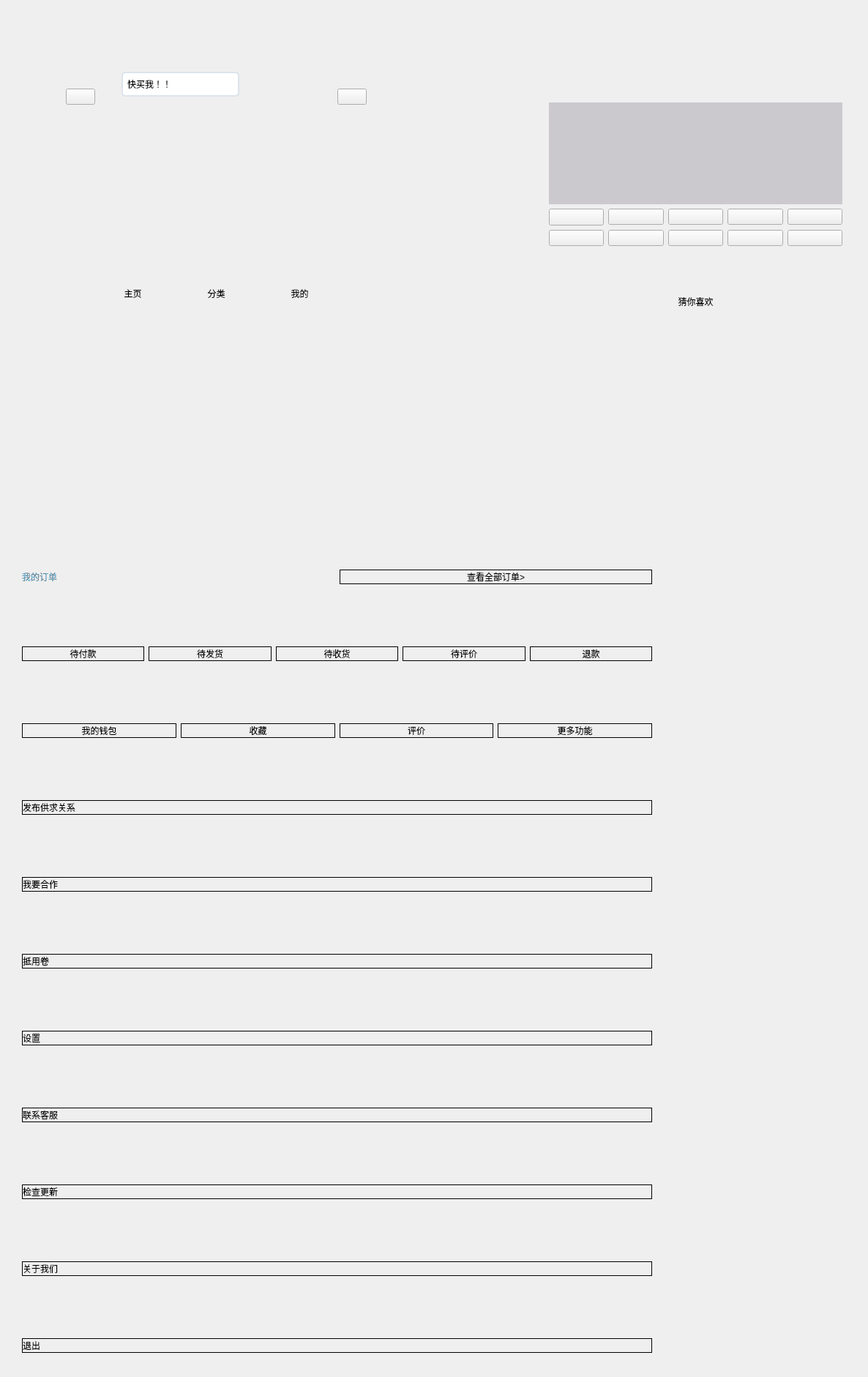
<?xml version="1.0" encoding="UTF-8"?>
<ui version="4.0">
 <class>Interface</class>
 <widget class="QWidget" name="Interface">
  <property name="geometry">
   <rect>
    <x>0</x>
    <y>0</y>
    <width>1186</width>
    <height>1881</height>
   </rect>
  </property>
  <property name="windowTitle">
   <string>Form</string>
  </property>
  <property name="styleSheet">
   <string notr="true">
QScrollBar:vertical {
      border: none;
 	  background-color: rgba(255, 255, 255);
      width: 4px;
      margin: 0px 0 0px 0;
  }
  QScrollBar::handle:vertical {
	 border: none;
     border-radius:2px;
      background: rgba(154, 154, 154, 150);
      min-height: 15px;
  }
QScrollBar::sub-line:vertical {
      border: none;
      height: 0px;
      subcontrol-position: top;
      subcontrol-origin: margin;
  }
QScrollBar::add-line:vertical {
      border: none;
      height: 0px;
      subcontrol-position: bottom;
      subcontrol-origin: margin;
  }
  QScrollBar::up-arrow:vertical, QScrollBar::down-arrow:vertical {
	border:none;
      width: 0px;
      height: 0px;
  }
  QScrollBar::add-page:vertical, QScrollBar::sub-page:vertical {
      background: none;
  }

</string>
  </property>
  <widget class="QWidget" name="verticalLayoutWidget">
   <property name="geometry">
    <rect>
     <x>90</x>
     <y>50</y>
     <width>411</width>
     <height>361</height>
    </rect>
   </property>
   <layout class="QVBoxLayout" name="verticalLayout">
    <item>
     <layout class="QHBoxLayout" name="horizontalLayout_9">
      <item>
       <widget class="QPushButton" name="Logo">
        <property name="styleSheet">
         <string notr="true">border-image: url(:/ICON/picture/lianxiren.ico);</string>
        </property>
        <property name="text">
         <string/>
        </property>
       </widget>
      </item>
      <item>
       <widget class="QStackedWidget" name="ChangHeadStackWidget">
        <property name="currentIndex">
         <number>0</number>
        </property>
        <widget class="QWidget" name="SearchHead">
         <widget class="QWidget" name="horizontalLayoutWidget_4">
          <property name="geometry">
           <rect>
            <x>30</x>
            <y>0</y>
            <width>161</width>
            <height>131</height>
           </rect>
          </property>
          <layout class="QHBoxLayout" name="horizontalLayout_7">
           <item>
            <widget class="QPushButton" name="SearchBt">
             <property name="focusPolicy">
              <enum>Qt::NoFocus</enum>
             </property>
             <property name="styleSheet">
              <string notr="true">border-style:none;padding:6px;border-radius:5px;border:2px solid #DCE4EC;
text-align:left;
background-color: rgb(255, 255, 255);
</string>
             </property>
             <property name="text">
              <string>快买我！！</string>
             </property>
            </widget>
           </item>
          </layout>
         </widget>
        </widget>
        <widget class="QWidget" name="LabelStackWidget">
         <widget class="QWidget" name="verticalLayoutWidget_4">
          <property name="geometry">
           <rect>
            <x>20</x>
            <y>10</y>
            <width>160</width>
            <height>41</height>
           </rect>
          </property>
          <layout class="QVBoxLayout" name="verticalLayout_7">
           <item>
            <widget class="QLabel" name="label_4">
             <property name="styleSheet">
              <string notr="true">font: 75 14pt &quot;Segoe Print&quot;;</string>
             </property>
             <property name="text">
              <string>生活近距离</string>
             </property>
             <property name="alignment">
              <set>Qt::AlignCenter</set>
             </property>
            </widget>
           </item>
          </layout>
         </widget>
        </widget>
       </widget>
      </item>
      <item>
       <widget class="QPushButton" name="Other">
        <property name="styleSheet">
         <string notr="true">border-image: url(:/ICON/picture/xiaoxi.ico);</string>
        </property>
        <property name="text">
         <string/>
        </property>
       </widget>
      </item>
     </layout>
    </item>
    <item>
     <layout class="QVBoxLayout" name="verticalLayout_4">
      <item>
       <widget class="QStackedWidget" name="stackedWidget">
        <property name="styleSheet">
         <string notr="true"/>
        </property>
        <property name="currentIndex">
         <number>0</number>
        </property>
        <widget class="QWidget" name="page">
         <property name="styleSheet">
          <string notr="true"/>
         </property>
        </widget>
        <widget class="QWidget" name="page_2"/>
        <widget class="QWidget" name="page_3">
         <widget class="QWidget" name="horizontalLayoutWidget_3">
          <property name="geometry">
           <rect>
            <x>40</x>
            <y>20</y>
            <width>321</width>
            <height>391</height>
           </rect>
          </property>
          <layout class="QHBoxLayout" name="horizontalLayout_3">
           <item>
            <layout class="QVBoxLayout" name="verticalLayout_6">
             <item>
              <widget class="QPushButton" name="pushButton_9">
               <property name="text">
                <string>农业类</string>
               </property>
              </widget>
             </item>
             <item>
              <widget class="QPushButton" name="pushButton_14">
               <property name="text">
                <string>兼职</string>
               </property>
              </widget>
             </item>
             <item>
              <widget class="QPushButton" name="pushButton_8">
               <property name="text">
                <string>物品交换</string>
               </property>
              </widget>
             </item>
             <item>
              <widget class="QPushButton" name="pushButton_15">
               <property name="text">
                <string>服装</string>
               </property>
              </widget>
             </item>
            </layout>
           </item>
           <item>
            <widget class="QStackedWidget" name="stackedWidget_2">
             <property name="currentIndex">
              <number>0</number>
             </property>
             <widget class="QWidget" name="page_4">
              <widget class="QWidget" name="gridLayoutWidget_2">
               <property name="geometry">
                <rect>
                 <x>40</x>
                 <y>50</y>
                 <width>322</width>
                 <height>281</height>
                </rect>
               </property>
               <layout class="QGridLayout" name="gridLayout_2">
                <item row="1" column="0" colspan="2">
                 <layout class="QHBoxLayout" name="horizontalLayout_4">
                  <item>
                   <widget class="QPushButton" name="pushButton_16">
                    <property name="text">
                     <string>菠菜</string>
                    </property>
                   </widget>
                  </item>
                  <item>
                   <widget class="QPushButton" name="pushButton_17">
                    <property name="text">
                     <string>玉米</string>
                    </property>
                   </widget>
                  </item>
                  <item>
                   <widget class="QPushButton" name="pushButton_18">
                    <property name="text">
                     <string>红薯</string>
                    </property>
                   </widget>
                  </item>
                 </layout>
                </item>
                <item row="3" column="0" colspan="2">
                 <layout class="QGridLayout" name="gridLayout_3">
                  <item row="0" column="0">
                   <widget class="QPushButton" name="pushButton_19">
                    <property name="text">
                     <string>PushButton</string>
                    </property>
                   </widget>
                  </item>
                  <item row="0" column="1">
                   <widget class="QPushButton" name="pushButton_20">
                    <property name="text">
                     <string>PushButton</string>
                    </property>
                   </widget>
                  </item>
                  <item row="1" column="2">
                   <widget class="QPushButton" name="pushButton_24">
                    <property name="text">
                     <string>PushButton</string>
                    </property>
                   </widget>
                  </item>
                  <item row="1" column="1">
                   <widget class="QPushButton" name="pushButton_23">
                    <property name="text">
                     <string>PushButton</string>
                    </property>
                   </widget>
                  </item>
                  <item row="1" column="0">
                   <widget class="QPushButton" name="pushButton_22">
                    <property name="text">
                     <string>PushButton</string>
                    </property>
                   </widget>
                  </item>
                  <item row="2" column="0">
                   <widget class="QPushButton" name="pushButton_25">
                    <property name="text">
                     <string>PushButton</string>
                    </property>
                   </widget>
                  </item>
                  <item row="0" column="2">
                   <widget class="QPushButton" name="pushButton_21">
                    <property name="text">
                     <string>PushButton</string>
                    </property>
                   </widget>
                  </item>
                  <item row="2" column="2">
                   <widget class="QPushButton" name="pushButton_27">
                    <property name="text">
                     <string>PushButton</string>
                    </property>
                   </widget>
                  </item>
                  <item row="2" column="1">
                   <widget class="QPushButton" name="pushButton_26">
                    <property name="text">
                     <string>PushButton</string>
                    </property>
                   </widget>
                  </item>
                  <item row="0" column="3">
                   <widget class="QPushButton" name="pushButton_28">
                    <property name="text">
                     <string>PushButton</string>
                    </property>
                   </widget>
                  </item>
                  <item row="1" column="3">
                   <widget class="QPushButton" name="pushButton_29">
                    <property name="text">
                     <string>PushButton</string>
                    </property>
                   </widget>
                  </item>
                  <item row="2" column="3">
                   <widget class="QPushButton" name="pushButton_30">
                    <property name="text">
                     <string>PushButton</string>
                    </property>
                   </widget>
                  </item>
                 </layout>
                </item>
                <item row="2" column="0">
                 <widget class="QLabel" name="label_6">
                  <property name="text">
                   <string>热门分类：</string>
                  </property>
                 </widget>
                </item>
                <item row="2" column="1">
                 <widget class="QPushButton" name="pushButton_31">
                  <property name="styleSheet">
                   <string notr="true">border:none;</string>
                  </property>
                  <property name="text">
                   <string>排行榜&gt;</string>
                  </property>
                 </widget>
                </item>
                <item row="0" column="0" colspan="2">
                 <widget class="QLabel" name="label">
                  <property name="text">
                   <string>今日新鲜：</string>
                  </property>
                 </widget>
                </item>
               </layout>
              </widget>
             </widget>
             <widget class="QWidget" name="page_5"/>
             <widget class="QWidget" name="page_6"/>
             <widget class="QWidget" name="page_7"/>
            </widget>
           </item>
          </layout>
         </widget>
        </widget>
        <widget class="QWidget" name="page_8"/>
       </widget>
      </item>
     </layout>
    </item>
    <item>
     <layout class="QHBoxLayout" name="horizontalLayout">
      <item>
       <widget class="QToolButton" name="homePageBt">
        <property name="styleSheet">
         <string notr="true">border:none;
</string>
        </property>
        <property name="text">
         <string>主页</string>
        </property>
        <property name="icon">
         <iconset resource="nidaye.qrc">
          <normaloff>:/ICON/picture/home_128px_1149880_easyicon.net.ico</normaloff>:/ICON/picture/home_128px_1149880_easyicon.net.ico</iconset>
        </property>
        <property name="toolButtonStyle">
         <enum>Qt::ToolButtonTextUnderIcon</enum>
        </property>
       </widget>
      </item>
      <item>
       <widget class="QToolButton" name="recommendBt">
        <property name="styleSheet">
         <string notr="true">border:none;</string>
        </property>
        <property name="text">
         <string>分类</string>
        </property>
        <property name="icon">
         <iconset resource="nidaye.qrc">
          <normaloff>:/ICON/picture/good_128px_1150043_easyicon.net.ico</normaloff>:/ICON/picture/good_128px_1150043_easyicon.net.ico</iconset>
        </property>
        <property name="toolButtonStyle">
         <enum>Qt::ToolButtonTextUnderIcon</enum>
        </property>
       </widget>
      </item>
      <item>
       <widget class="QToolButton" name="MeBt">
        <property name="styleSheet">
         <string notr="true">border:none;</string>
        </property>
        <property name="text">
         <string>我的</string>
        </property>
        <property name="icon">
         <iconset resource="nidaye.qrc">
          <normaloff>:/ICON/picture/person_people_128px_1189669_easyicon.net.ico</normaloff>:/ICON/picture/person_people_128px_1189669_easyicon.net.ico</iconset>
        </property>
        <property name="toolButtonStyle">
         <enum>Qt::ToolButtonTextUnderIcon</enum>
        </property>
       </widget>
      </item>
     </layout>
    </item>
   </layout>
  </widget>
  <widget class="QWidget" name="verticalLayoutWidget_2">
   <property name="geometry">
    <rect>
     <x>550</x>
     <y>70</y>
     <width>61</width>
     <height>31</height>
    </rect>
   </property>
   <layout class="QVBoxLayout" name="verticalLayout_5"/>
  </widget>
  <widget class="QWidget" name="widget_3" native="true">
   <property name="geometry">
    <rect>
     <x>570</x>
     <y>120</y>
     <width>51</width>
     <height>51</height>
    </rect>
   </property>
  </widget>
  <widget class="QWidget" name="gridLayoutWidget">
   <property name="geometry">
    <rect>
     <x>750</x>
     <y>140</y>
     <width>401</width>
     <height>341</height>
    </rect>
   </property>
   <layout class="QGridLayout" name="gridLayout">
    <item row="2" column="1">
     <widget class="QPushButton" name="pushButton_4">
      <property name="styleSheet">
       <string notr="true">border-image: url(:/sucai/entertainment_solitaire_72px_547694_easyicon.net.ico);</string>
      </property>
      <property name="text">
       <string/>
      </property>
     </widget>
    </item>
    <item row="1" column="4">
     <widget class="QPushButton" name="pushButton_12">
      <property name="styleSheet">
       <string notr="true">border-image: url(:/sucai/Stop_Thinking_About_Her_128px_1073132_easyicon.net.ico);</string>
      </property>
      <property name="text">
       <string/>
      </property>
     </widget>
    </item>
    <item row="2" column="0">
     <widget class="QPushButton" name="pushButton_10">
      <property name="styleSheet">
       <string notr="true">border-image: url(:/sucai/contacts_128px_1202898_easyicon.net.ico);</string>
      </property>
      <property name="text">
       <string/>
      </property>
     </widget>
    </item>
    <item row="1" column="0">
     <widget class="QPushButton" name="pushButton_3">
      <property name="minimumSize">
       <size>
        <width>0</width>
        <height>23</height>
       </size>
      </property>
      <property name="styleSheet">
       <string notr="true">border-image: url(:/sucai/Fruits_Vegetables_128px_1139668_easyicon.net.ico);</string>
      </property>
      <property name="text">
       <string/>
      </property>
     </widget>
    </item>
    <item row="1" column="2">
     <widget class="QPushButton" name="pushButton_5">
      <property name="styleSheet">
       <string notr="true">border-image: url(:/sucai/exchange_128px_1157188_easyicon.net.ico);</string>
      </property>
      <property name="text">
       <string/>
      </property>
     </widget>
    </item>
    <item row="2" column="3">
     <widget class="QPushButton" name="pushButton_11">
      <property name="styleSheet">
       <string notr="true">border-image: url(:/sucai/scenery_128px_1155521_easyicon.net.ico);</string>
      </property>
      <property name="text">
       <string/>
      </property>
     </widget>
    </item>
    <item row="2" column="2">
     <widget class="QPushButton" name="pushButton_7">
      <property name="styleSheet">
       <string notr="true">border-image: url(:/sucai/paperfly_fly_128px_1140542_easyicon.net.ico);</string>
      </property>
      <property name="text">
       <string/>
      </property>
     </widget>
    </item>
    <item row="1" column="1">
     <widget class="QPushButton" name="pushButton_2">
      <property name="styleSheet">
       <string notr="true">border-image: url(:/sucai/job_128px_1192443_easyicon.net.ico);</string>
      </property>
      <property name="text">
       <string/>
      </property>
     </widget>
    </item>
    <item row="2" column="4">
     <widget class="QPushButton" name="pushButton_13">
      <property name="styleSheet">
       <string notr="true">border-image: url(:/sucai/more_128px_1181411_easyicon.net.ico);</string>
      </property>
      <property name="text">
       <string/>
      </property>
     </widget>
    </item>
    <item row="1" column="3">
     <widget class="QPushButton" name="pushButton_6">
      <property name="styleSheet">
       <string notr="true">border-image: url(:/sucai/Study_128px_1185819_easyicon.net.ico);</string>
      </property>
      <property name="text">
       <string/>
      </property>
     </widget>
    </item>
    <item row="3" column="0" colspan="5">
     <widget class="QLabel" name="label_2">
      <property name="text">
       <string>猜你喜欢</string>
      </property>
      <property name="alignment">
       <set>Qt::AlignCenter</set>
      </property>
     </widget>
    </item>
    <item row="0" column="0" colspan="5">
     <widget class="QWidget" name="widget_Stackedwidget" native="true">
      <property name="styleSheet">
       <string notr="true">background-color: rgb(203, 201, 206);
</string>
      </property>
      <widget class="QWidget" name="verticalLayoutWidget_5">
       <property name="geometry">
        <rect>
         <x>40</x>
         <y>30</y>
         <width>331</width>
         <height>91</height>
        </rect>
       </property>
       <layout class="QVBoxLayout" name="verticalLayout_8">
        <item>
         <widget class="QStackedWidget" name="stackedWidget_3">
          <property name="styleSheet">
           <string notr="true"/>
          </property>
          <property name="currentIndex">
           <number>6</number>
          </property>
          <widget class="QWidget" name="page_9">
           <property name="styleSheet">
            <string notr="true">#page_9{border-image: url(:/FengjingPicture/timg.jpg);}</string>
           </property>
          </widget>
          <widget class="QWidget" name="page_10">
           <property name="styleSheet">
            <string notr="true">#page_10{border-image: url(:/FengjingPicture/timg (1).jpg);}</string>
           </property>
          </widget>
          <widget class="QWidget" name="page_11">
           <property name="styleSheet">
            <string notr="true">#page_11{border-image: url(:/FengjingPicture/timg (2).jpg);}</string>
           </property>
          </widget>
          <widget class="QWidget" name="page_12">
           <property name="styleSheet">
            <string notr="true">#page_12{border-image: url(:/FengjingPicture/timg (3).jpg);}</string>
           </property>
          </widget>
          <widget class="QWidget" name="page_13">
           <property name="styleSheet">
            <string notr="true">#page_13{border-image: url(:/FengjingPicture/timg (4).jpg);}</string>
           </property>
          </widget>
          <widget class="QWidget" name="page_14">
           <property name="styleSheet">
            <string notr="true">#page_14{border-image: url(:/FengjingPicture/timg (5).jpg);}</string>
           </property>
          </widget>
          <widget class="QWidget" name="page_15">
           <property name="styleSheet">
            <string notr="true">#page_15{border-image: url(:/FengjingPicture/timg (6).jpg);}</string>
           </property>
          </widget>
         </widget>
        </item>
       </layout>
      </widget>
     </widget>
    </item>
   </layout>
  </widget>
  <widget class="QWidget" name="verticalLayoutWidget_3">
   <property name="geometry">
    <rect>
     <x>550</x>
     <y>190</y>
     <width>81</width>
     <height>80</height>
    </rect>
   </property>
   <layout class="QVBoxLayout" name="SclloAreaPage_2verticalLayout"/>
  </widget>
  <widget class="QWidget" name="Page2_Widget" native="true">
   <property name="geometry">
    <rect>
     <x>550</x>
     <y>280</y>
     <width>71</width>
     <height>80</height>
    </rect>
   </property>
  </widget>
  <widget class="QWidget" name="gridLayoutWidget_3">
   <property name="geometry">
    <rect>
     <x>30</x>
     <y>600</y>
     <width>861</width>
     <height>1331</height>
    </rect>
   </property>
   <layout class="QGridLayout" name="gridLayout_4">
    <item row="7" column="0" colspan="2">
     <widget class="QPushButton" name="pushButton_32">
      <property name="styleSheet">
       <string notr="true">border:1px solid black;
text-align:left</string>
      </property>
      <property name="text">
       <string>抵用卷</string>
      </property>
      <property name="icon">
       <iconset resource="nidaye.qrc">
        <normaloff>:/美工按钮专用图/抵用券.png</normaloff>:/美工按钮专用图/抵用券.png</iconset>
      </property>
      <property name="iconSize">
       <size>
        <width>100</width>
        <height>100</height>
       </size>
      </property>
     </widget>
    </item>
    <item row="2" column="0" colspan="2">
     <layout class="QHBoxLayout" name="horizontalLayout_5">
      <item>
       <widget class="QPushButton" name="pushButton">
        <property name="styleSheet">
         <string notr="true">border:1px solid black;</string>
        </property>
        <property name="text">
         <string>待付款</string>
        </property>
        <property name="icon">
         <iconset resource="nidaye.qrc">
          <normaloff>:/美工按钮专用图/待付款 (1).png</normaloff>:/美工按钮专用图/待付款 (1).png</iconset>
        </property>
        <property name="iconSize">
         <size>
          <width>85</width>
          <height>85</height>
         </size>
        </property>
       </widget>
      </item>
      <item>
       <widget class="QPushButton" name="pushButton_33">
        <property name="styleSheet">
         <string notr="true">border:1px solid black;</string>
        </property>
        <property name="text">
         <string>待发货</string>
        </property>
        <property name="icon">
         <iconset resource="nidaye.qrc">
          <normaloff>:/美工按钮专用图/待发货.png</normaloff>:/美工按钮专用图/待发货.png</iconset>
        </property>
        <property name="iconSize">
         <size>
          <width>85</width>
          <height>85</height>
         </size>
        </property>
       </widget>
      </item>
      <item>
       <widget class="QPushButton" name="pushButton_34">
        <property name="styleSheet">
         <string notr="true">border:1px solid black;</string>
        </property>
        <property name="text">
         <string>待收货</string>
        </property>
        <property name="icon">
         <iconset resource="nidaye.qrc">
          <normaloff>:/美工按钮专用图/待发货 (1).png</normaloff>:/美工按钮专用图/待发货 (1).png</iconset>
        </property>
        <property name="iconSize">
         <size>
          <width>85</width>
          <height>85</height>
         </size>
        </property>
       </widget>
      </item>
      <item>
       <widget class="QPushButton" name="pushButton_35">
        <property name="styleSheet">
         <string notr="true">border:1px solid black;</string>
        </property>
        <property name="text">
         <string>待评价</string>
        </property>
        <property name="icon">
         <iconset resource="nidaye.qrc">
          <normaloff>:/美工按钮专用图/待评价.png</normaloff>:/美工按钮专用图/待评价.png</iconset>
        </property>
        <property name="iconSize">
         <size>
          <width>85</width>
          <height>85</height>
         </size>
        </property>
       </widget>
      </item>
      <item>
       <widget class="QPushButton" name="pushButton_36">
        <property name="styleSheet">
         <string notr="true">border:1px solid black;</string>
        </property>
        <property name="text">
         <string>退款</string>
        </property>
        <property name="icon">
         <iconset resource="nidaye.qrc">
          <normaloff>:/美工按钮专用图/退款.png</normaloff>:/美工按钮专用图/退款.png</iconset>
        </property>
        <property name="iconSize">
         <size>
          <width>85</width>
          <height>85</height>
         </size>
        </property>
       </widget>
      </item>
     </layout>
    </item>
    <item row="12" column="0" colspan="2">
     <widget class="QPushButton" name="pushButton_37">
      <property name="styleSheet">
       <string notr="true">border:1px solid black;
text-align:left;</string>
      </property>
      <property name="text">
       <string>关于我们</string>
      </property>
      <property name="icon">
       <iconset resource="nidaye.qrc">
        <normaloff>:/美工按钮专用图/关于我们.png</normaloff>:/美工按钮专用图/关于我们.png</iconset>
      </property>
      <property name="iconSize">
       <size>
        <width>85</width>
        <height>85</height>
       </size>
      </property>
     </widget>
    </item>
    <item row="8" column="0" colspan="2">
     <widget class="QPushButton" name="pushButton_38">
      <property name="styleSheet">
       <string notr="true">border:1px solid black;
text-align:left</string>
      </property>
      <property name="text">
       <string>设置</string>
      </property>
      <property name="icon">
       <iconset resource="nidaye.qrc">
        <normaloff>:/美工按钮专用图/设置.png</normaloff>:/美工按钮专用图/设置.png</iconset>
      </property>
      <property name="iconSize">
       <size>
        <width>100</width>
        <height>100</height>
       </size>
      </property>
     </widget>
    </item>
    <item row="13" column="0" colspan="2">
     <widget class="QPushButton" name="pushButton_39">
      <property name="styleSheet">
       <string notr="true">border:1px solid black;
text-align:left;</string>
      </property>
      <property name="text">
       <string>退出</string>
      </property>
      <property name="icon">
       <iconset resource="nidaye.qrc">
        <normaloff>:/美工按钮专用图/退出.png</normaloff>:/美工按钮专用图/退出.png</iconset>
      </property>
      <property name="iconSize">
       <size>
        <width>85</width>
        <height>85</height>
       </size>
      </property>
     </widget>
    </item>
    <item row="6" column="0" colspan="2">
     <widget class="QPushButton" name="pushButton_40">
      <property name="styleSheet">
       <string notr="true">border:1px solid black;
text-align:left</string>
      </property>
      <property name="text">
       <string>我要合作</string>
      </property>
      <property name="icon">
       <iconset resource="nidaye.qrc">
        <normaloff>:/美工按钮专用图/我的合作.png</normaloff>:/美工按钮专用图/我的合作.png</iconset>
      </property>
      <property name="iconSize">
       <size>
        <width>100</width>
        <height>100</height>
       </size>
      </property>
     </widget>
    </item>
    <item row="4" column="0" colspan="2">
     <layout class="QHBoxLayout" name="horizontalLayout_6">
      <item>
       <widget class="QPushButton" name="pushButton_41">
        <property name="styleSheet">
         <string notr="true">border:1px solid black;</string>
        </property>
        <property name="text">
         <string>我的钱包</string>
        </property>
        <property name="icon">
         <iconset resource="nidaye.qrc">
          <normaloff>:/美工按钮专用图/钱包.png</normaloff>:/美工按钮专用图/钱包.png</iconset>
        </property>
        <property name="iconSize">
         <size>
          <width>100</width>
          <height>100</height>
         </size>
        </property>
       </widget>
      </item>
      <item>
       <widget class="QPushButton" name="pushButton_42">
        <property name="styleSheet">
         <string notr="true">border:1px solid black;</string>
        </property>
        <property name="text">
         <string>收藏</string>
        </property>
        <property name="icon">
         <iconset resource="nidaye.qrc">
          <normaloff>:/美工按钮专用图/收藏-收藏.png</normaloff>:/美工按钮专用图/收藏-收藏.png</iconset>
        </property>
        <property name="iconSize">
         <size>
          <width>100</width>
          <height>100</height>
         </size>
        </property>
       </widget>
      </item>
      <item>
       <widget class="QPushButton" name="pushButton_43">
        <property name="styleSheet">
         <string notr="true">border:1px solid black;</string>
        </property>
        <property name="text">
         <string>评价</string>
        </property>
        <property name="icon">
         <iconset resource="nidaye.qrc">
          <normaloff>:/美工按钮专用图/评价.png</normaloff>:/美工按钮专用图/评价.png</iconset>
        </property>
        <property name="iconSize">
         <size>
          <width>100</width>
          <height>100</height>
         </size>
        </property>
       </widget>
      </item>
      <item>
       <widget class="QPushButton" name="pushButton_44">
        <property name="styleSheet">
         <string notr="true">border:1px solid black;</string>
        </property>
        <property name="text">
         <string>更多功能</string>
        </property>
        <property name="icon">
         <iconset resource="nidaye.qrc">
          <normaloff>:/美工按钮专用图/更多.png</normaloff>:/美工按钮专用图/更多.png</iconset>
        </property>
        <property name="iconSize">
         <size>
          <width>100</width>
          <height>100</height>
         </size>
        </property>
       </widget>
      </item>
     </layout>
    </item>
    <item row="9" column="0" colspan="2">
     <widget class="QPushButton" name="pushButton_45">
      <property name="styleSheet">
       <string notr="true">border:1px solid black;
text-align:left</string>
      </property>
      <property name="text">
       <string>联系客服</string>
      </property>
      <property name="icon">
       <iconset resource="nidaye.qrc">
        <normaloff>:/美工按钮专用图/联系客服－联系客服.png</normaloff>:/美工按钮专用图/联系客服－联系客服.png</iconset>
      </property>
      <property name="iconSize">
       <size>
        <width>100</width>
        <height>100</height>
       </size>
      </property>
     </widget>
    </item>
    <item row="1" column="1">
     <widget class="QPushButton" name="pushButton_46">
      <property name="styleSheet">
       <string notr="true">border:1px solid black;
</string>
      </property>
      <property name="text">
       <string>查看全部订单&gt;</string>
      </property>
     </widget>
    </item>
    <item row="1" column="0">
     <widget class="QLabel" name="label_3">
      <property name="styleSheet">
       <string notr="true">color: qradialgradient(spread:repeat, cx:0.5, cy:0.5, radius:0.077, fx:0.5, fy:0.5, stop:0 rgba(0, 169, 255, 147), stop:0.497326 rgba(0, 0, 0, 147), stop:1 rgba(0, 169, 255, 147));</string>
      </property>
      <property name="text">
       <string>我的订单</string>
      </property>
     </widget>
    </item>
    <item row="11" column="0" colspan="2">
     <widget class="QPushButton" name="pushButton_47">
      <property name="styleSheet">
       <string notr="true">border:1px solid black;
text-align:left;</string>
      </property>
      <property name="text">
       <string>检查更新</string>
      </property>
      <property name="icon">
       <iconset resource="nidaye.qrc">
        <normaloff>:/美工按钮专用图/检查更新.png</normaloff>:/美工按钮专用图/检查更新.png</iconset>
      </property>
      <property name="iconSize">
       <size>
        <width>100</width>
        <height>100</height>
       </size>
      </property>
     </widget>
    </item>
    <item row="5" column="0" colspan="2">
     <widget class="QPushButton" name="PostYourWant">
      <property name="styleSheet">
       <string notr="true">border:1px solid black;
text-align:left</string>
      </property>
      <property name="text">
       <string>发布供求关系</string>
      </property>
      <property name="icon">
       <iconset resource="nidaye.qrc">
        <normaloff>:/美工按钮专用图/发布.png</normaloff>:/美工按钮专用图/发布.png</iconset>
      </property>
      <property name="iconSize">
       <size>
        <width>100</width>
        <height>100</height>
       </size>
      </property>
     </widget>
    </item>
    <item row="0" column="0" colspan="2">
     <widget class="QPushButton" name="SetUserAccount">
      <property name="styleSheet">
       <string notr="true">border:none;</string>
      </property>
      <property name="text">
       <string/>
      </property>
      <property name="icon">
       <iconset resource="nidaye.qrc">
        <normaloff>:/美工按钮专用图/我.png</normaloff>:/美工按钮专用图/我.png</iconset>
      </property>
      <property name="iconSize">
       <size>
        <width>200</width>
        <height>200</height>
       </size>
      </property>
     </widget>
    </item>
   </layout>
  </widget>
  <widget class="QWidget" name="layoutWidget">
   <property name="geometry">
    <rect>
     <x>790</x>
     <y>120</y>
     <width>329</width>
     <height>16</height>
    </rect>
   </property>
   <layout class="QHBoxLayout" name="horizontalLayout_8"/>
  </widget>
  <zorder>verticalLayoutWidget_2</zorder>
  <zorder>widget_3</zorder>
  <zorder>gridLayoutWidget</zorder>
  <zorder>verticalLayoutWidget_3</zorder>
  <zorder>Page2_Widget</zorder>
  <zorder>gridLayoutWidget_3</zorder>
  <zorder>verticalLayoutWidget</zorder>
  <zorder>layoutWidget</zorder>
 </widget>
 <resources>
  <include location="nidaye.qrc"/>
 </resources>
 <connections/>
</ui>
